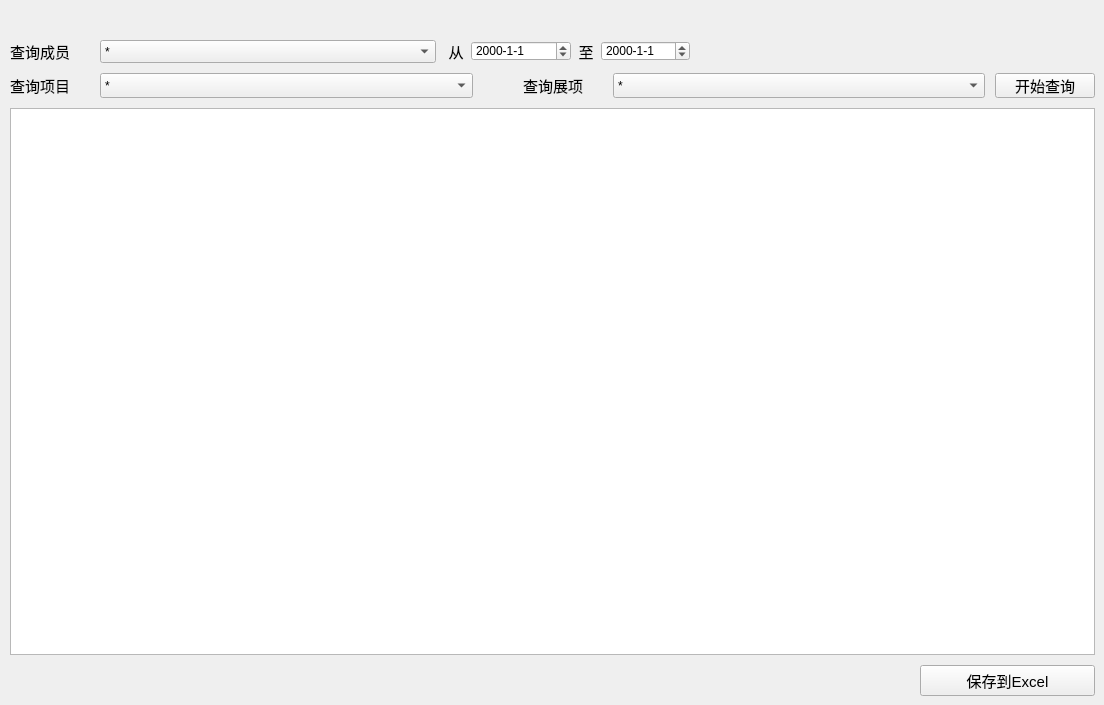
    <widget class="QWidget" name="tab2">
     <attribute name="title">
      <string>加班统计</string>
     </attribute>
     <widget class="QWidget" name="layoutWidget">
      <property name="geometry">
       <rect>
        <x>10</x>
        <y>40</y>
        <width>1085</width>
        <height>656</height>
       </rect>
      </property>
      <layout class="QVBoxLayout" name="verticalLayout_10">
       <property name="spacing">
        <number>10</number>
       </property>
       <item>
        <layout class="QVBoxLayout" name="verticalLayout_9">
         <item>
          <layout class="QHBoxLayout" name="horizontalLayout_14">
           <item>
            <layout class="QHBoxLayout" name="horizontalLayout_8">
             <item>
              <widget class="QLabel" name="label_2">
               <property name="sizePolicy">
                <sizepolicy hsizetype="Fixed" vsizetype="Preferred">
                 <horstretch>0</horstretch>
                 <verstretch>0</verstretch>
                </sizepolicy>
               </property>
               <property name="minimumSize">
                <size>
                 <width>80</width>
                 <height>0</height>
                </size>
               </property>
               <property name="font">
                <font>
                 <pointsize>11</pointsize>
                </font>
               </property>
               <property name="text">
                <string>查询成员</string>
               </property>
              </widget>
             </item>
             <item>
              <widget class="QComboBox" name="query_member">
               <property name="minimumSize">
                <size>
                 <width>0</width>
                 <height>20</height>
                </size>
               </property>
               <property name="maximumSize">
                <size>
                 <width>16777215</width>
                 <height>25</height>
                </size>
               </property>
               <item>
                <property name="text">
                 <string>*</string>
                </property>
               </item>
              </widget>
             </item>
            </layout>
           </item>
           <item>
            <layout class="QHBoxLayout" name="horizontalLayout_4">
             <property name="spacing">
              <number>5</number>
             </property>
             <item>
              <widget class="QLabel" name="label_5">
               <property name="sizePolicy">
                <sizepolicy hsizetype="Fixed" vsizetype="Fixed">
                 <horstretch>0</horstretch>
                 <verstretch>0</verstretch>
                </sizepolicy>
               </property>
               <property name="minimumSize">
                <size>
                 <width>20</width>
                 <height>20</height>
                </size>
               </property>
               <property name="maximumSize">
                <size>
                 <width>20</width>
                 <height>20</height>
                </size>
               </property>
               <property name="font">
                <font>
                 <pointsize>11</pointsize>
                 <kerning>true</kerning>
                </font>
               </property>
               <property name="text">
                <string>从</string>
               </property>
               <property name="alignment">
                <set>Qt::AlignCenter</set>
               </property>
              </widget>
             </item>
             <item>
              <widget class="QDateEdit" name="query_fromdate">
               <property name="minimumSize">
                <size>
                 <width>100</width>
                 <height>20</height>
                </size>
               </property>
               <property name="maximumSize">
                <size>
                 <width>100</width>
                 <height>20</height>
                </size>
               </property>
               <property name="alignment">
                <set>Qt::AlignLeading|Qt::AlignLeft|Qt::AlignVCenter</set>
               </property>
               <property name="currentSection">
                <enum>QDateTimeEdit::YearSection</enum>
               </property>
               <property name="displayFormat">
                <string>yyyy-M-d</string>
               </property>
              </widget>
             </item>
             <item>
              <widget class="QLabel" name="label_6">
               <property name="sizePolicy">
                <sizepolicy hsizetype="Fixed" vsizetype="Preferred">
                 <horstretch>0</horstretch>
                 <verstretch>0</verstretch>
                </sizepolicy>
               </property>
               <property name="minimumSize">
                <size>
                 <width>20</width>
                 <height>20</height>
                </size>
               </property>
               <property name="maximumSize">
                <size>
                 <width>20</width>
                 <height>20</height>
                </size>
               </property>
               <property name="font">
                <font>
                 <pointsize>11</pointsize>
                 <kerning>true</kerning>
                </font>
               </property>
               <property name="midLineWidth">
                <number>0</number>
               </property>
               <property name="text">
                <string>至</string>
               </property>
               <property name="alignment">
                <set>Qt::AlignCenter</set>
               </property>
              </widget>
             </item>
             <item>
              <widget class="QDateEdit" name="query_todate">
               <property name="minimumSize">
                <size>
                 <width>0</width>
                 <height>20</height>
                </size>
               </property>
               <property name="maximumSize">
                <size>
                 <width>100</width>
                 <height>20</height>
                </size>
               </property>
               <property name="alignment">
                <set>Qt::AlignLeading|Qt::AlignLeft|Qt::AlignVCenter</set>
               </property>
               <property name="currentSection">
                <enum>QDateTimeEdit::YearSection</enum>
               </property>
               <property name="displayFormat">
                <string>yyyy-M-d</string>
               </property>
              </widget>
             </item>
             <item>
              <widget class="QLabel" name="label_14">
               <property name="minimumSize">
                <size>
                 <width>400</width>
                 <height>0</height>
                </size>
               </property>
               <property name="text">
                <string/>
               </property>
              </widget>
             </item>
            </layout>
           </item>
          </layout>
         </item>
         <item>
          <layout class="QHBoxLayout" name="horizontalLayout_15">
           <item>
            <layout class="QHBoxLayout" name="horizontalLayout_5">
             <item>
              <widget class="QLabel" name="label_7">
               <property name="sizePolicy">
                <sizepolicy hsizetype="Fixed" vsizetype="Preferred">
                 <horstretch>0</horstretch>
                 <verstretch>0</verstretch>
                </sizepolicy>
               </property>
               <property name="minimumSize">
                <size>
                 <width>80</width>
                 <height>0</height>
                </size>
               </property>
               <property name="maximumSize">
                <size>
                 <width>80</width>
                 <height>16777215</height>
                </size>
               </property>
               <property name="font">
                <font>
                 <pointsize>11</pointsize>
                </font>
               </property>
               <property name="text">
                <string>查询项目</string>
               </property>
              </widget>
             </item>
             <item>
              <widget class="QComboBox" name="query_project">
               <property name="sizePolicy">
                <sizepolicy hsizetype="Expanding" vsizetype="Fixed">
                 <horstretch>0</horstretch>
                 <verstretch>0</verstretch>
                </sizepolicy>
               </property>
               <property name="minimumSize">
                <size>
                 <width>0</width>
                 <height>20</height>
                </size>
               </property>
               <property name="maximumSize">
                <size>
                 <width>16777215</width>
                 <height>25</height>
                </size>
               </property>
               <property name="layoutDirection">
                <enum>Qt::LeftToRight</enum>
               </property>
               <item>
                <property name="text">
                 <string>*</string>
                </property>
               </item>
              </widget>
             </item>
            </layout>
           </item>
           <item>
            <widget class="QLabel" name="label_15">
             <property name="minimumSize">
              <size>
               <width>30</width>
               <height>0</height>
              </size>
             </property>
             <property name="text">
              <string/>
             </property>
            </widget>
           </item>
           <item>
            <layout class="QHBoxLayout" name="horizontalLayout_13">
             <item>
              <widget class="QLabel" name="label_13">
               <property name="sizePolicy">
                <sizepolicy hsizetype="Fixed" vsizetype="Preferred">
                 <horstretch>0</horstretch>
                 <verstretch>0</verstretch>
                </sizepolicy>
               </property>
               <property name="minimumSize">
                <size>
                 <width>80</width>
                 <height>0</height>
                </size>
               </property>
               <property name="maximumSize">
                <size>
                 <width>80</width>
                 <height>16777215</height>
                </size>
               </property>
               <property name="font">
                <font>
                 <pointsize>11</pointsize>
                </font>
               </property>
               <property name="text">
                <string>查询展项</string>
               </property>
              </widget>
             </item>
             <item>
              <widget class="QComboBox" name="query_subproject">
               <property name="sizePolicy">
                <sizepolicy hsizetype="Expanding" vsizetype="Fixed">
                 <horstretch>0</horstretch>
                 <verstretch>0</verstretch>
                </sizepolicy>
               </property>
               <property name="minimumSize">
                <size>
                 <width>0</width>
                 <height>20</height>
                </size>
               </property>
               <property name="maximumSize">
                <size>
                 <width>16777215</width>
                 <height>25</height>
                </size>
               </property>
               <property name="layoutDirection">
                <enum>Qt::LeftToRight</enum>
               </property>
               <item>
                <property name="text">
                 <string>*</string>
                </property>
               </item>
              </widget>
             </item>
            </layout>
           </item>
           <item>
            <widget class="QPushButton" name="query">
             <property name="minimumSize">
              <size>
               <width>100</width>
               <height>25</height>
              </size>
             </property>
             <property name="maximumSize">
              <size>
               <width>16777215</width>
               <height>25</height>
              </size>
             </property>
             <property name="font">
              <font>
               <pointsize>11</pointsize>
              </font>
             </property>
             <property name="text">
              <string>开始查询</string>
             </property>
            </widget>
           </item>
          </layout>
         </item>
        </layout>
       </item>
       <item>
        <widget class="QTableWidget" name="query_overtime_table">
         <property name="selectionMode">
          <enum>QAbstractItemView::SingleSelection</enum>
         </property>
         <property name="textElideMode">
          <enum>Qt::ElideMiddle</enum>
         </property>
         <property name="sortingEnabled">
          <bool>true</bool>
         </property>
         <attribute name="horizontalHeaderStretchLastSection">
          <bool>true</bool>
         </attribute>
        </widget>
       </item>
       <item>
        <layout class="QHBoxLayout" name="horizontalLayout_16">
         <item>
          <widget class="QLabel" name="label_16">
           <property name="minimumSize">
            <size>
             <width>900</width>
             <height>0</height>
            </size>
           </property>
           <property name="text">
            <string/>
           </property>
          </widget>
         </item>
         <item>
          <widget class="QPushButton" name="save_excel">
           <property name="minimumSize">
            <size>
             <width>0</width>
             <height>30</height>
            </size>
           </property>
           <property name="font">
            <font>
             <pointsize>11</pointsize>
            </font>
           </property>
           <property name="text">
            <string>保存到Excel</string>
           </property>
          </widget>
         </item>
        </layout>
       </item>
      </layout>
     </widget>
    </widget>
